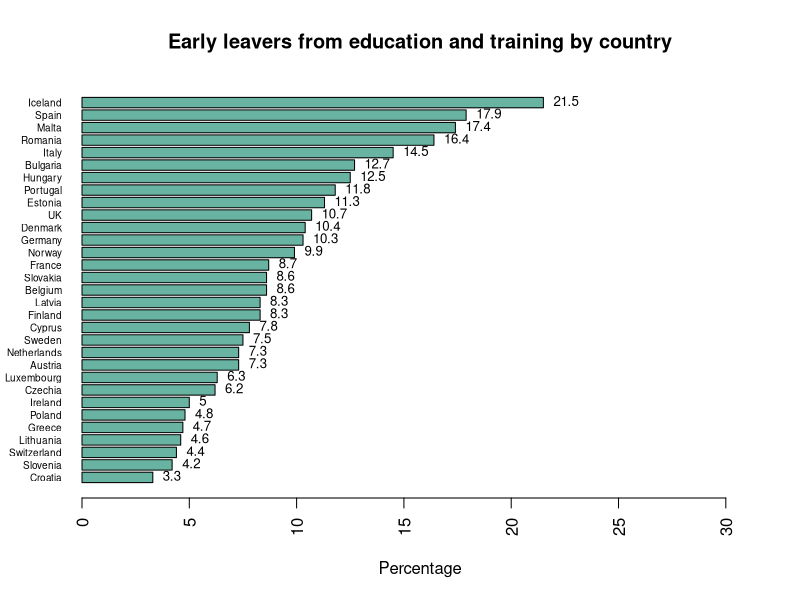
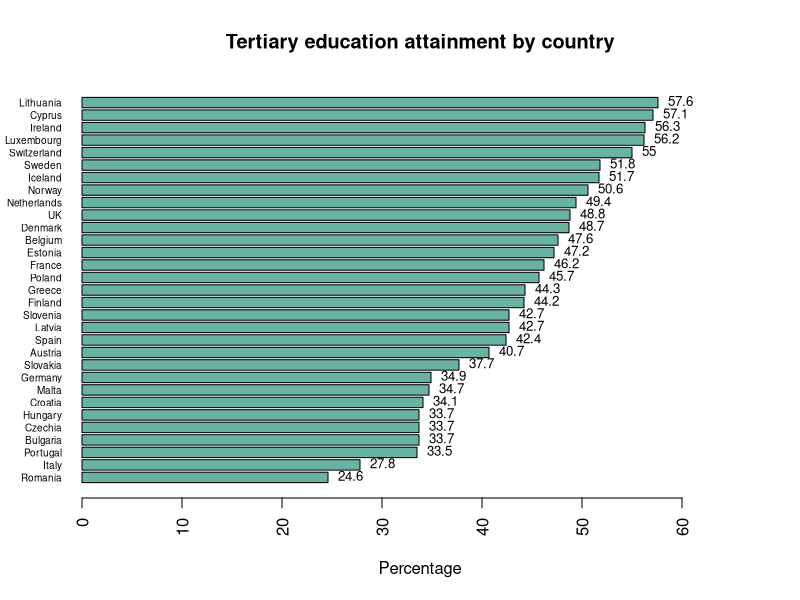
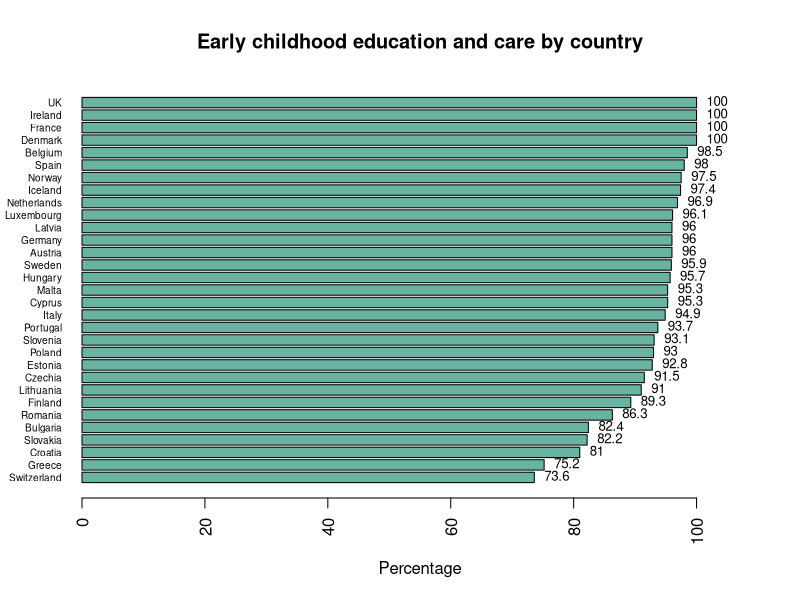
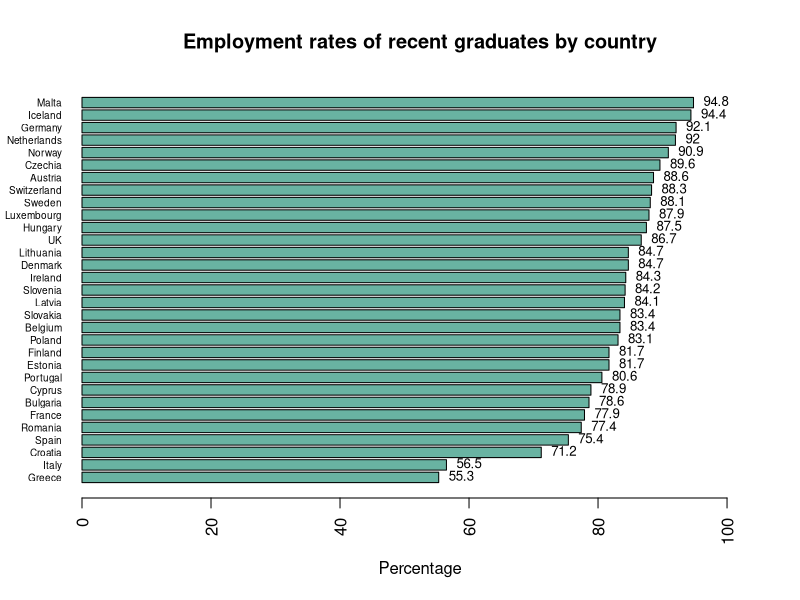
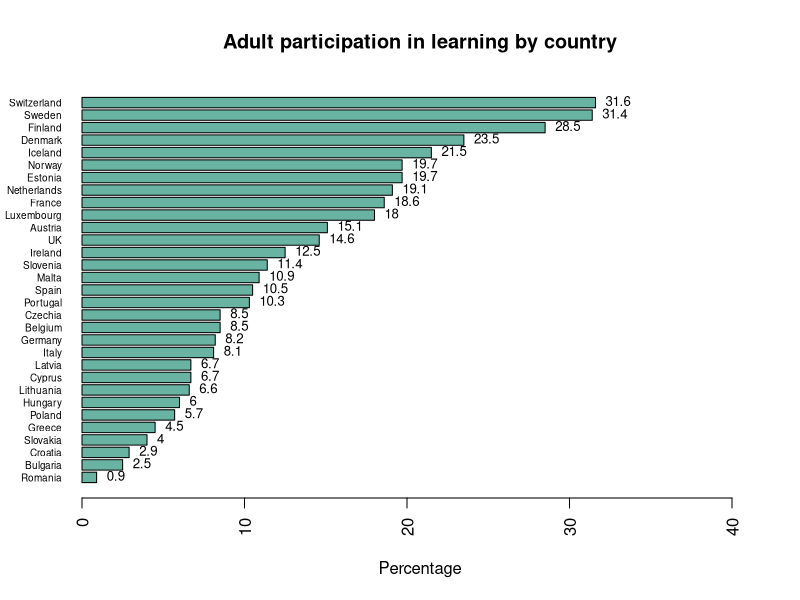
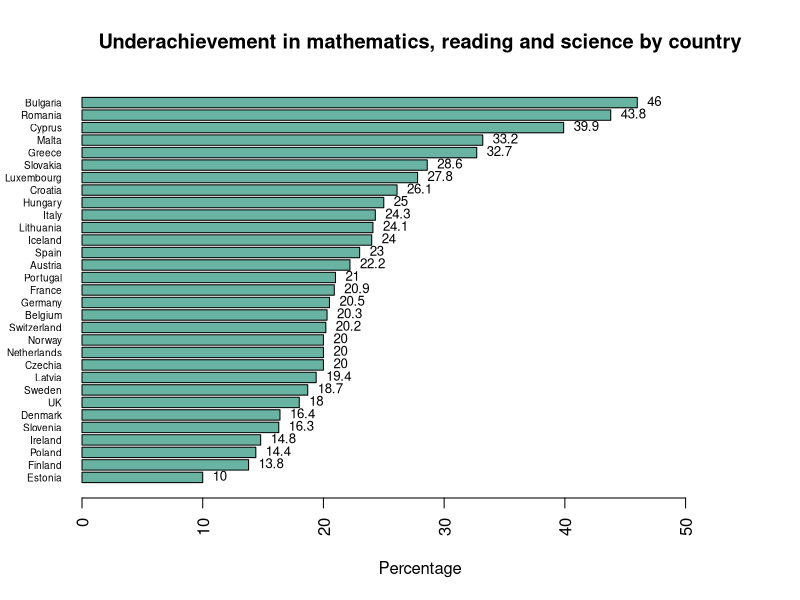

These charts were generated, in order, by the following R code:
install.packages(c("readxl", "ggplot2"))

library(readxl)
library(ggplot2)

data <- read_xlsx(path = "data.xlsx", sheet = "2018")

make_barplot <- function(data, names, title) {
    table <- data.frame(Data = data, Countries = names)
    sorted_data <- table[order(table$Data), ]
    bp <- barplot(
        height = sorted_data$Data,
        names = sorted_data$Countries,
        main = title,
        xlab = "Percentage",
        col = "#69b3a2",
        cex.names = 0.6,
        horiz = TRUE,
        las = 2,
        xlim = c(0, max(data) + 10)
    )

    # Add height labels to the bars
    text(
        x = sorted_data$Data,
        y = bp,
        labels = sorted_data$Data,
        cex = 0.8,
        pos = 4
    )
}

make_barplot(
    data = data$Y1,
    names = data$Country,
    title = "Early leavers from education and training by country"
)
make_barplot(
    data = data$Y2,
    names = data$Country,
    title = "Tertiary education attainment by country"
)
make_barplot(
    data = data$Y3,
    names = data$Country,
    title = "Early childhood education and care by country"
)
make_barplot(
    data = data$Y4,
    names = data$Country,
    title = "Employment rates of recent graduates by country"
)
make_barplot(
    data = data$Y5,
    names = data$Country,
    title = "Adult participation in learning by country"
)
make_barplot(
    data = data$Y6,
    names = data$Country,
    title = "Underachievement in mathematics, reading and science by country"
)
